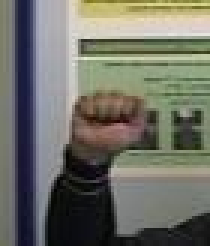
#> input picture Marcel-train/A/A-train0032.jpeg, 70 x 82 px, found by its file name (shown 3 times larger); its folder holds 4 pictures in this run
$ python img_to_mat.py   (older library calls are emulated)
#> lines starting #> are read from the running program, lines starting #| are printed output that depends on the picture; pictures that were not available may be replaced by others from this repository, and a replacement may not be noted
#!/usr/bin/env python3
# -*- coding: utf-8 -*-
"""

@author: bhumihar
"""
import numpy as np
import cv2
import os
from matplotlib import pyplot
from scipy.misc import toimage


            ############ Code to convert train image into matrix ###############
a_img_list = os.listdir('/home/bhumihar/Programming/Python/opencv/sample/Marcel-Train/A')
b_img_list = os.listdir('/home/bhumihar/Programming/Python/opencv/sample/Marcel-Train/B')
c_img_list = os.listdir('/home/bhumihar/Programming/Python/opencv/sample/Marcel-Train/C')
f_img_list = os.listdir('/home/bhumihar/Programming/Python/opencv/sample/Marcel-Train/Five')
p_img_list = os.listdir('/home/bhumihar/Programming/Python/opencv/sample/Marcel-Train/Point')
v_img_list = os.listdir('/home/bhumihar/Programming/Python/opencv/sample/Marcel-Train/V')

A_image = np.zeros((np.shape(a_img_list)[0],50,50,3),dtype=np.float)
A_value = np.zeros((np.shape(a_img_list)[0]),dtype=np.float)
i =0 ;
for img in a_img_list :
    file_name = "/home/bhumihar/Programming/Python/opencv/sample/Marcel-Train/A/"+img ;
    image = cv2.imread(file_name)
#> image is the input picture: shape (82, 70, 3); mean B, G, R 102.2, 112, 111.5
    if(image.shape!=(50,50,3)) :
        image = cv2.resize(image, (50, 50))
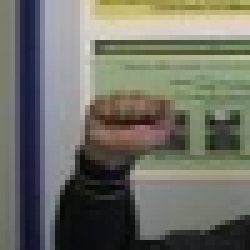
#> image: shape (50, 50, 3) (shown 5 times larger); mean B, G, R 101.8, 111.6, 111.1
    A_image[i,:,:,:] = image
    A_value[i] = 1;
    i = i+1
#> pass 2 of the loop `for img in a_img_list :`:
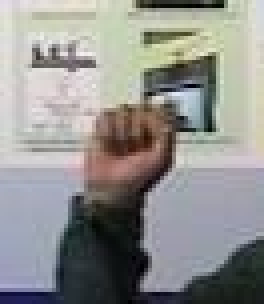
#> input picture Marcel-train/A/A-train0035.jpeg, 66 x 76 px, found by its file name (shown 4 times larger)
#> image is the input picture: shape (76, 66, 3); mean B, G, R 142.7, 145.3, 145.6
#> `image = cv2.resize(image, (50, 50))`:
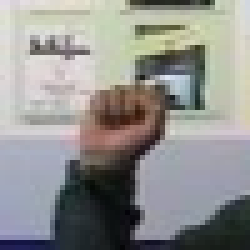
#> image: shape (50, 50, 3) (shown 5 times larger); mean B, G, R 142.6, 145.2, 145.5
#> pass 3 of the loop `for img in a_img_list :`:
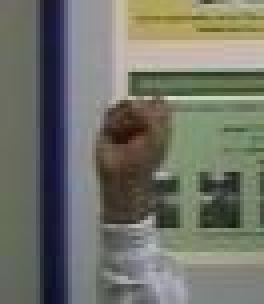
#> input picture Marcel-train/A/A-train0036.jpeg, 66 x 76 px, found by its file name (shown 4 times larger)
#> image is the input picture: shape (76, 66, 3); mean B, G, R 104.8, 114.9, 113.4
#> `image = cv2.resize(image, (50, 50))`:
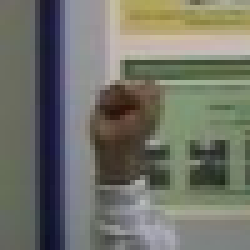
#> image: shape (50, 50, 3) (shown 5 times larger); mean B, G, R 104.7, 114.8, 113.3
#> the loop made 4 passes; the first 3 are shown

B_image = np.zeros((np.shape(b_img_list)[0],50,50,3),dtype=np.float)
B_value = np.zeros((np.shape(b_img_list)[0]),dtype=np.float)
i =0 ;
for img in b_img_list :
    file_name = "/home/bhumihar/Programming/Python/opencv/sample/Marcel-Train/B/"+img ;
    image = cv2.imread(file_name)
    if(image.shape!=(50,50,3)) :
        image = cv2.resize(image, (50, 50))
    B_image[i,:,:,:] = image
    B_value[i] = 1;
    i = i+1

C_image = np.zeros((np.shape(c_img_list)[0],50,50,3),dtype=np.float)
C_value = np.zeros((np.shape(c_img_list)[0]),dtype=np.float)
i =0 ;
for img in c_img_list :
    file_name = "/home/bhumihar/Programming/Python/opencv/sample/Marcel-Train/C/"+img ;
    image = cv2.imread(file_name)
    if(image.shape!=(50,50,3)) :
        image = cv2.resize(image, (50, 50))
    C_image[i,:,:,:] = image
    C_value[i] = 1;
    i = i+1

F_image = np.zeros((np.shape(f_img_list)[0],50,50,3),dtype=np.float)
F_value = np.zeros((np.shape(f_img_list)[0]),dtype=np.float)
i =0 ;
for img in f_img_list :
    file_name = "/home/bhumihar/Programming/Python/opencv/sample/Marcel-Train/Five/"+img ;
    image = cv2.imread(file_name)
    if(image.shape!=(50,50,3)) :
        image = cv2.resize(image, (50, 50))
    F_image[i,:,:,:] = image
    F_value[i] = 1;
    i = i+1

P_image = np.zeros((np.shape(p_img_list)[0],50,50,3),dtype=np.float)
P_value = np.zeros((np.shape(p_img_list)[0]),dtype=np.float)
i =0 ;
for img in p_img_list :
    file_name = "/home/bhumihar/Programming/Python/opencv/sample/Marcel-Train/Point/"+img ;
    image = cv2.imread(file_name)
    if(image.shape!=(50,50,3)) :
        image = cv2.resize(image, (50, 50))
    P_image[i,:,:,:] = image
    P_value[i] = 1;
    i = i+1

V_image = np.zeros((np.shape(v_img_list)[0],50,50,3),dtype=np.float)
V_value = np.zeros((np.shape(v_img_list)[0]),dtype=np.float)
i =0 ;
for img in v_img_list :
    file_name = "/home/bhumihar/Programming/Python/opencv/sample/Marcel-Train/V/"+img ;
    image = cv2.imread(file_name)
    if(image.shape!=(50,50,3)) :
        image = cv2.resize(image, (50, 50))
    V_image[i,:,:,:] = image
    V_value[i] = 1;
    i = i+1

print(np.shape(A_image))
print(np.shape(B_image))
#| (1, 50, 50, 3)
print(np.shape(C_image))
print(np.shape(F_image))
print(np.shape(P_image))
print(np.shape(V_image))

X_train = np.zeros((np.shape(A_image)[0] +np.shape(B_image)[0] +np.shape(C_image)[0]
                   +np.shape(F_image)[0] +np.shape(P_image)[0] +np.shape(V_image)[0],50,50,3),dtype=np.float)
Y_train = np.zeros((np.shape(A_image)[0] +np.shape(B_image)[0] +np.shape(C_image)[0]
                   +np.shape(F_image)[0] +np.shape(P_image)[0] +np.shape(V_image)[0]),dtype=np.float)
#> Y_train = [0, 0, 0, 0, 0, 0, 0, 0, 0]


j =0;
i=0 ;
X_train[j:np.shape(A_image)[0],:,:,:] = A_image ;
Y_train[j:np.shape(A_image)[0]] = 1
j = j+ np.shape(A_image)[0] ;
X_train[j:j+np.shape(B_image)[0],:,:,:] = B_image ;
Y_train[j:j+np.shape(B_image)[0]] = 2
j = j+ np.shape(B_image)[0] ;
#> j = 5
X_train[j:j+np.shape(C_image)[0],:,:,:] = C_image ;
Y_train[j:j+np.shape(C_image)[0]] = 3
j = j+ np.shape(C_image)[0] ;
#> j = 6
X_train[j:j+np.shape(F_image)[0],:,:,:] = F_image ;
Y_train[j:j+np.shape(F_image)[0]] = 4
j = j+ np.shape(F_image)[0] ;
#> j = 7
X_train[j:j+np.shape(P_image)[0],:,:,:] = P_image ;
Y_train[j:j+np.shape(P_image)[0]] = 5
j = j+ np.shape(P_image)[0] ;
#> j = 8
X_train[j:j+np.shape(V_image)[0],:,:,:] = V_image ;
Y_train[j:j+np.shape(V_image)[0]] = 6
j = j+ np.shape(V_image)[0] ;
#> j = 9


            ############ Code to convert test image into matrix ###############

a_img_list = os.listdir('/home/bhumihar/Programming/Python/opencv/sample/Marcel-Test/A/uniform')
b_img_list = os.listdir('/home/bhumihar/Programming/Python/opencv/sample/Marcel-Test/B/uniform')
c_img_list = os.listdir('/home/bhumihar/Programming/Python/opencv/sample/Marcel-Test/C/uniform')
f_img_list = os.listdir('/home/bhumihar/Programming/Python/opencv/sample/Marcel-Test/Five/uniform')
p_img_list = os.listdir('/home/bhumihar/Programming/Python/opencv/sample/Marcel-Test/Point/uniform')
v_img_list = os.listdir('/home/bhumihar/Programming/Python/opencv/sample/Marcel-Test/V/uniform')

A_image = np.zeros((np.shape(a_img_list)[0],50,50,3),dtype=np.float)
A_value = np.zeros((np.shape(a_img_list)[0]),dtype=np.float)
i =0 ;
for img in a_img_list :
    file_name = "/home/bhumihar/Programming/Python/opencv/sample/Marcel-Test/A/uniform/"+img ;
    image = cv2.imread(file_name)
    if(image.shape!=(50,50,3)) :
        image = cv2.resize(image, (50, 50))
    A_image[i,:,:,:] = image
    A_value[i] = 1;
    i = i+1

B_image = np.zeros((np.shape(b_img_list)[0],50,50,3),dtype=np.float)
B_value = np.zeros((np.shape(b_img_list)[0]),dtype=np.float)
i =0 ;
for img in b_img_list :
    file_name = "/home/bhumihar/Programming/Python/opencv/sample/Marcel-Test/B/uniform/"+img ;
    image = cv2.imread(file_name)
    if(image.shape!=(50,50,3)) :
        image = cv2.resize(image, (50, 50))
    B_image[i,:,:,:] = image
    B_value[i] = 2;
    i = i+1

C_image = np.zeros((np.shape(c_img_list)[0],50,50,3),dtype=np.float)
C_value = np.zeros((np.shape(c_img_list)[0]),dtype=np.float)
i =0 ;
for img in c_img_list :
    file_name = "/home/bhumihar/Programming/Python/opencv/sample/Marcel-Test/C/uniform/"+img ;
    image = cv2.imread(file_name)
    if(image.shape!=(50,50,3)) :
        image = cv2.resize(image, (50, 50))
    C_image[i,:,:,:] = image
    C_value[i] = 3;
    i = i+1

F_image = np.zeros((np.shape(f_img_list)[0],50,50,3),dtype=np.float)
F_value = np.zeros((np.shape(f_img_list)[0]),dtype=np.float)
i =0 ;
for img in f_img_list :
    file_name = "/home/bhumihar/Programming/Python/opencv/sample/Marcel-Test/Five/uniform/"+img ;
    image = cv2.imread(file_name)
    if(image.shape!=(50,50,3)) :
        image = cv2.resize(image, (50, 50))
    F_image[i,:,:,:] = image
    F_value[i] = 4;
    i = i+1

P_image = np.zeros((np.shape(p_img_list)[0],50,50,3),dtype=np.float)
P_value = np.zeros((np.shape(p_img_list)[0]),dtype=np.float)
i =0 ;
for img in p_img_list :
    file_name = "/home/bhumihar/Programming/Python/opencv/sample/Marcel-Test/Point/uniform/"+img ;
    image = cv2.imread(file_name)
    if(image.shape!=(50,50,3)) :
        image = cv2.resize(image, (50, 50))
    P_image[i,:,:,:] = image
    P_value[i] = 5;
    i = i+1

V_image = np.zeros((np.shape(v_img_list)[0],50,50,3),dtype=np.float)
V_value = np.zeros((np.shape(v_img_list)[0]),dtype=np.float)
i =0 ;
for img in v_img_list :
    file_name = "/home/bhumihar/Programming/Python/opencv/sample/Marcel-Test/V/uniform/"+img ;
    image = cv2.imread(file_name)
    if(image.shape!=(50,50,3)) :
        image = cv2.resize(image, (50, 50))
    V_image[i,:,:,:] = image
    V_value[i] = 6;
    i = i+1

# [6 lines of commented-out code are left out]

X_test = np.zeros((np.shape(A_image)[0] +np.shape(B_image)[0] +np.shape(C_image)[0]
                   +np.shape(F_image)[0] +np.shape(P_image)[0] +np.shape(V_image)[0],50,50,3),dtype=np.float)
Y_test = np.zeros((np.shape(A_image)[0] +np.shape(B_image)[0] +np.shape(C_image)[0]
                   +np.shape(F_image)[0] +np.shape(P_image)[0] +np.shape(V_image)[0]),dtype=np.float)

j =0;
i=0 ;
X_test[j:np.shape(A_image)[0],:,:,:] = A_image ;
Y_test[j:np.shape(A_image)[0]] = 1
j = j+ np.shape(A_image)[0] ;
X_test[j:j+np.shape(B_image)[0],:,:,:] = B_image ;
Y_test[j:j+np.shape(B_image)[0]] = 2
j = j+ np.shape(B_image)[0] ;
X_test[j:j+np.shape(C_image)[0],:,:,:] = C_image ;
Y_test[j:j+np.shape(C_image)[0]] = 3
j = j+ np.shape(C_image)[0] ;
X_test[j:j+np.shape(F_image)[0],:,:,:] = F_image ;
Y_test[j:j+np.shape(F_image)[0]] = 4
j = j+ np.shape(F_image)[0] ;
X_test[j:j+np.shape(P_image)[0],:,:,:] = P_image ;
Y_test[j:j+np.shape(P_image)[0]] = 5
j = j+ np.shape(P_image)[0] ;
X_test[j:j+np.shape(V_image)[0],:,:,:] = V_image ;
Y_test[j:j+np.shape(V_image)[0]] = 6
j = j+ np.shape(V_image)[0] ;


print('Train Image Dataset Matrix Size')
print(np.shape(X_train))
#| (9, 50, 50, 3)
print(np.shape(Y_train))
#| (9,)

print('Test Image Dataset Matrix Size')
print(np.shape(X_test))
print(np.shape(Y_test))


pyplot.imshow(toimage(X_train[0]))
pyplot.show()
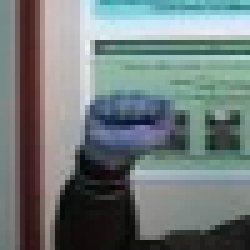
#> shown: shape (50, 50, 3) (shown 5 times larger); mean R, G, B 112.3, 123.1, 122.6
print(Y_train[0])
#| 1.0

      ######## Code to write train data into  file ######
file = open("gesture_train.npy", "wb")
np.savez(file, X_train=X_train,Y_train=Y_train)
file.seek(0)
npzfile = np.load("gesture_train.npy")
npzfile.files

      ######## Code to write train data into  file ######
file = open("gesture_test.npy", "wb")
np.savez(file, X_test=X_test,Y_test=Y_test)
file.seek(0)
npzfile = np.load("gesture_test.npy")
npzfile.files
